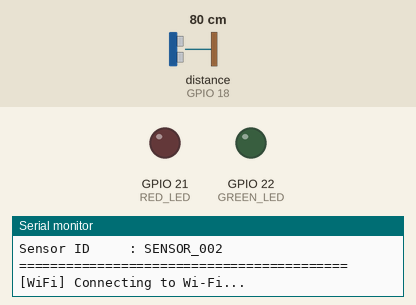
This sketch was run on a simulated ESP32. Shown: output pins drawn as LEDs (lit = HIGH), the last lines printed to the serial monitor. Wiring (inferred from the names in the program): ultrasonic range finder: trigger GPIO 5; echo GPIO 18. The test bench sets the inputs (shaded band); at power-on: distance to the obstacle (sensor on GPIO 18) 80 cm. The echo pulse lasts 58.3 µs per cm; WiFi joins after 1.5 s; servers stay silent unless stated; uploads are accepted with an empty reply; pins used as bus, display or sensor lines are not drawn.

Above: at 0.6 s.
At 3.2 s:
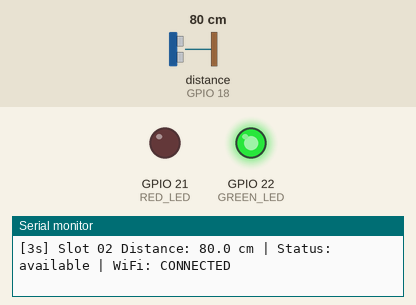
3.3 s: distance to the obstacle (sensor on GPIO 18) set to 33 cm
4.8 s: distance to the obstacle (sensor on GPIO 18) set to 27 cm
At 6.0 s:
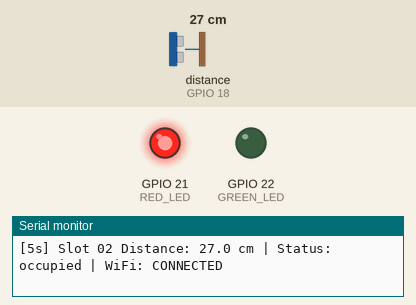
Timing chart, 0 to 7.8 s (numbered marks = the images above; inputs shaded):
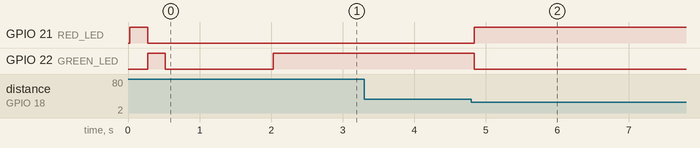

The sketch:

SLOT_02_FIRMWARE.ino
```cpp
// ============================================================
// ParkSmart ESP32 - SLOT 02 Firmware
// Target: Los Caballeros Club Parking (SLOT_02)
// Sensor ID: SENSOR_002
// ============================================================

#include <WiFi.h>
#include <WiFiMulti.h>
#include <HTTPClient.h>
#include <WiFiClientSecure.h>

// Disable Brownout Detector (Prevents ESP32 reset loop on wall chargers/power banks)
#include "soc/soc.h"
#include "soc/rtc_cntl_reg.h"

WiFiMulti wifiMulti;

// ─── Backend Endpoint ────────────────────────────────────────
// Railway Cloud Backend (24/7 cloud endpoint)
const char* serverUrl = "https://parksmart-backend-production-3294.up.railway.app/api/slots/sensor-update";

// ─── Pin Configurations (HC-SR04 + LEDs) ─────────────────────
#define TRIG_PIN 5    // HC-SR04 Trigger Pin
#define ECHO_PIN 18   // HC-SR04 Echo Pin
#define RED_LED 21    // Occupied LED (Red)
#define GREEN_LED 22  // Vacant LED (Green)

// ─── Sensor & Network Tuning ─────────────────────────────────
#define DISTANCE_LIMIT 30   // cm - car detected if distance < 30cm
#define PULSE_TIMEOUT 20000 // us - max echo timeout
#define MAX_SCORE 2         // accumulator limit for debouncing
#define UPLOAD_INTERVAL 1000// ms - background telemetry rate (1s)
#define HTTP_TIMEOUT 2000   // ms - HTTP POST timeout

// ─── Slot Identification (SLOT 02 - Los Caballeros Club) ─────
const char* sensorId = "SENSOR_002";
const char* slotId   = "6648b2c3d4e5f6a7b8c9d0a1"; // SLOT_02 MongoDB _id
const char* lotId    = "6648a1b2c3d4e5f6a7b8c9d2"; // Los Caballeros Club Parking _id

// ─── Global State ────────────────────────────────────────────
float distance = 0;
const char* statusText = "available";
bool isOccupied = false;
int occupancyScore = 0;
String lastSentStatus = "";

unsigned long lastUploadTime = 0;
unsigned long lastPrintTime  = 0;
unsigned long lastSensorRead = 0;
unsigned long lastWifiRetry  = 0;

const unsigned long PRINT_INTERVAL = 1000; // Print status every 1s
const unsigned long SENSOR_INTERVAL = 50;  // Read sensor every 50ms
const unsigned long WIFI_RETRY_INT = 3000; // Retry Wi-Fi every 3s

// ─── Distance Calculation ────────────────────────────────────
float measureDistance() {
  digitalWrite(TRIG_PIN, LOW);
  delayMicroseconds(2);
  digitalWrite(TRIG_PIN, HIGH);
  delayMicroseconds(10);
  digitalWrite(TRIG_PIN, LOW);

  long duration = pulseIn(ECHO_PIN, HIGH, PULSE_TIMEOUT);
  if (duration == 0) return -1.0f; // Out of range

  return duration * 0.01715f; // Convert echo duration to cm
}

// ─── LED Indicators ──────────────────────────────────────────
void updateLEDs(bool occupied) {
  digitalWrite(RED_LED, occupied ? HIGH : LOW);
  digitalWrite(GREEN_LED, occupied ? LOW : HIGH);
}

// ─── Read & Debounce Sensor ──────────────────────────────────
void readSensor() {
  float raw = measureDistance();
  bool detected = (raw > 0 && raw < DISTANCE_LIMIT);
  distance = (raw < 0) ? 0 : raw;

  if (detected) {
    if (occupancyScore < MAX_SCORE) occupancyScore++;
  } else {
    if (occupancyScore > 0) occupancyScore--;
  }

  if (occupancyScore >= 1 && !isOccupied) {
    isOccupied = true;
    statusText = "occupied";
    updateLEDs(true);
    Serial.println("\n>>> [SENSOR 02] State Changed -> OCCUPIED (Red LED)");
  } else if (occupancyScore <= 0 && isOccupied) {
    isOccupied = false;
    statusText = "available";
    updateLEDs(false);
    Serial.println("\n>>> [SENSOR 02] State Changed -> VACANT / AVAILABLE (Green LED)");
  }
}

// ─── HTTP POST to ParkSmart Backend ─────────────────────────
void sendToBackend(bool forceUpload) {
  if (WiFi.status() != WL_CONNECTED) return;
  if (!forceUpload && lastSentStatus == String(statusText)) return;

  WiFiClientSecure secureClient;
  secureClient.setInsecure(); // Skip SSL cert verification for IoT

  HTTPClient http;
  http.begin(secureClient, serverUrl);
  http.addHeader("Content-Type", "application/json");
  http.setTimeout(HTTP_TIMEOUT);

  // Correct JSON construction: {"sensorId":"...", "slotId":"...", ...}
  String payload = "{\"sensorId\":\"" + String(sensorId) + "\",";
  payload += "\"slotId\":\"" + String(slotId) + "\",";
  payload += "\"lotId\":\"" + String(lotId) + "\",";
  payload += "\"status\":\"" + String(statusText) + "\",";
  payload += "\"distance_cm\":" + String(distance, 1);
  payload += "}";

  int httpCode = http.POST(payload);

  if (httpCode > 0) {
    Serial.print("[HTTP] Success (Status ");
    Serial.print(httpCode);
    Serial.print(") -> Slot 02 ");
    Serial.print(statusText);
    Serial.println(" updated!");
    lastSentStatus = String(statusText);
  } else {
    Serial.print("[HTTP] Connection Error: ");
    Serial.print(http.errorToString(httpCode).c_str());
    Serial.println(" -> Check Wi-Fi connection");
  }

  http.end();
}

// ─── Non-Blocking Wi-Fi Multi Check ──────────────────────────
void ensureWiFi() {
  if (WiFi.status() != WL_CONNECTED) {
    unsigned long now = millis();
    if (now - lastWifiRetry >= WIFI_RETRY_INT) {
      lastWifiRetry = now;
      wifiMulti.run();
    }
  }
}

// ─── Setup ───────────────────────────────────────────────────
void setup() {
  // DISABLE BROWNOUT DETECTOR (Prevents ESP32 reboot loops on wall chargers/power banks)
  WRITE_PERI_REG(RTC_CNTL_BROWN_OUT_REG, 0);

  Serial.begin(115200);

  pinMode(TRIG_PIN, OUTPUT);
  pinMode(ECHO_PIN, INPUT);
  pinMode(RED_LED, OUTPUT);
  pinMode(GREEN_LED, OUTPUT);

  digitalWrite(RED_LED, LOW);
  digitalWrite(GREEN_LED, LOW);

  Serial.println("\n==========================================");
  Serial.println(" ParkSmart ESP32 - SLOT 02 Sensor");
  Serial.println("==========================================");
  Serial.print("Target Server : "); Serial.println(serverUrl);
  Serial.print("Slot ID       : "); Serial.println(slotId);
  Serial.print("Sensor ID     : "); Serial.println(sensorId);
  Serial.println("==========================================");

  // Startup LED diagnostic blink
  digitalWrite(RED_LED, HIGH);
  delay(250);
  digitalWrite(RED_LED, LOW);
  digitalWrite(GREEN_LED, HIGH);
  delay(250);
  digitalWrite(GREEN_LED, LOW);

  // Configure Wi-Fi Station Mode & Stable Power Level
  WiFi.persistent(true);
  WiFi.mode(WIFI_STA);
  WiFi.setAutoReconnect(true);
  WiFi.setTxPower(WIFI_POWER_15dBm);

  // Add Wi-Fi Access Points (Hotspot + Home Networks)
  wifiMulti.addAP("S21FE", "qwer1234");
  // wifiMulti.addAP("Home_WiFi_SSID", "Home_WiFi_Password"); // Optional backup Wi-Fi

  Serial.println("[WiFi] Connecting to Wi-Fi...");
  unsigned long wifiStart = millis();
  while (wifiMulti.run() != WL_CONNECTED && millis() - wifiStart < 10000) {
    delay(400);
    Serial.print(".");
  }

  if (WiFi.status() == WL_CONNECTED) {
    Serial.println("\n[WiFi] Connected Successfully!");
    Serial.print("[WiFi] Connected SSID : "); Serial.println(WiFi.SSID());
    Serial.print("[WiFi] ESP32 IP Address : "); Serial.println(WiFi.localIP());
  } else {
    Serial.println("\n[WiFi] Searching for Wi-Fi in background...");
  }

  updateLEDs(isOccupied);
  Serial.println("Slot 02 sensor actively monitoring...\n");
}

// ─── Main Loop ───────────────────────────────────────────────
void loop() {
  unsigned long now = millis();

  // 1. Check & Auto-Connect to Wi-Fi using WiFiMulti
  ensureWiFi();

  // 2. Read ultrasonic sensor every 50ms
  if (now - lastSensorRead >= SENSOR_INTERVAL) {
    lastSensorRead = now;
    readSensor();
  }

  // 3. Print status to Serial every 1s
  if (now - lastPrintTime >= PRINT_INTERVAL) {
    lastPrintTime = now;
    Serial.print("[");
    Serial.print(now / 1000);
    Serial.print("s] Slot 02 Distance: ");
    if (distance <= 0) {
      Serial.print("OUT OF RANGE");
    } else {
      Serial.print(distance, 1);
      Serial.print(" cm");
    }
    Serial.print(" | Status: ");
    Serial.print(statusText);
    Serial.print(" | WiFi: ");
    Serial.println(WiFi.status() == WL_CONNECTED ? "CONNECTED" : "DISCONNECTED");
  }

  // 4. Upload payload on state change or timer
  bool stateChanged = (lastSentStatus != String(statusText));
  bool timerElapsed = (now - lastUploadTime >= UPLOAD_INTERVAL);

  if (stateChanged || timerElapsed) {
    sendToBackend(timerElapsed);
    lastUploadTime = now;
  }
}
```

Measured:
- the behaviour switches between 31 and 30 cm on distance to the obstacle (sensor on GPIO 18) (found by bisection; images 1 and 2)
- after the input at 4.8 s, GPIO 21 (RED_LED): LOW → HIGH at once; GPIO 22 (GREEN_LED): HIGH → LOW at once
